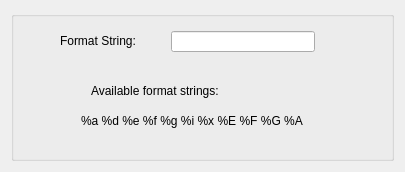
<?xml version="1.0" encoding="UTF-8"?>
<ui version="4.0">
 <class>PrintMatrixIntoStringDialog</class>
 <widget class="QDialog" name="PrintMatrixIntoStringDialog">
  <property name="geometry">
   <rect>
    <x>0</x>
    <y>0</y>
    <width>405</width>
    <height>172</height>
   </rect>
  </property>
  <property name="sizePolicy">
   <sizepolicy hsizetype="Fixed" vsizetype="Fixed">
    <horstretch>0</horstretch>
    <verstretch>0</verstretch>
   </sizepolicy>
  </property>
  <property name="minimumSize">
   <size>
    <width>405</width>
    <height>172</height>
   </size>
  </property>
  <property name="windowTitle">
   <string>Dialog</string>
  </property>
  <layout class="QVBoxLayout" name="verticalLayout">
   <item>
    <widget class="QGroupBox" name="groupBox">
     <property name="title">
      <string/>
     </property>
     <widget class="QLineEdit" name="FormatString_">
      <property name="geometry">
       <rect>
        <x>160</x>
        <y>20</y>
        <width>144</width>
        <height>21</height>
       </rect>
      </property>
      <property name="maxLength">
       <number>1000000000</number>
      </property>
      <property name="echoMode">
       <enum>QLineEdit::Normal</enum>
      </property>
     </widget>
     <widget class="QLabel" name="label">
      <property name="geometry">
       <rect>
        <x>80</x>
        <y>70</y>
        <width>181</width>
        <height>20</height>
       </rect>
      </property>
      <property name="text">
       <string>Available format strings:    </string>
      </property>
     </widget>
     <widget class="QLabel" name="label_6">
      <property name="geometry">
       <rect>
        <x>49</x>
        <y>20</y>
        <width>101</width>
        <height>20</height>
       </rect>
      </property>
      <property name="text">
       <string>Format String:</string>
      </property>
     </widget>
     <widget class="QLabel" name="label_2">
      <property name="geometry">
       <rect>
        <x>70</x>
        <y>100</y>
        <width>241</width>
        <height>20</height>
       </rect>
      </property>
      <property name="text">
       <string>%a %d %e %f %g %i %x %E %F %G %A</string>
      </property>
     </widget>
    </widget>
   </item>
  </layout>
 </widget>
 <resources/>
 <connections/>
</ui>
